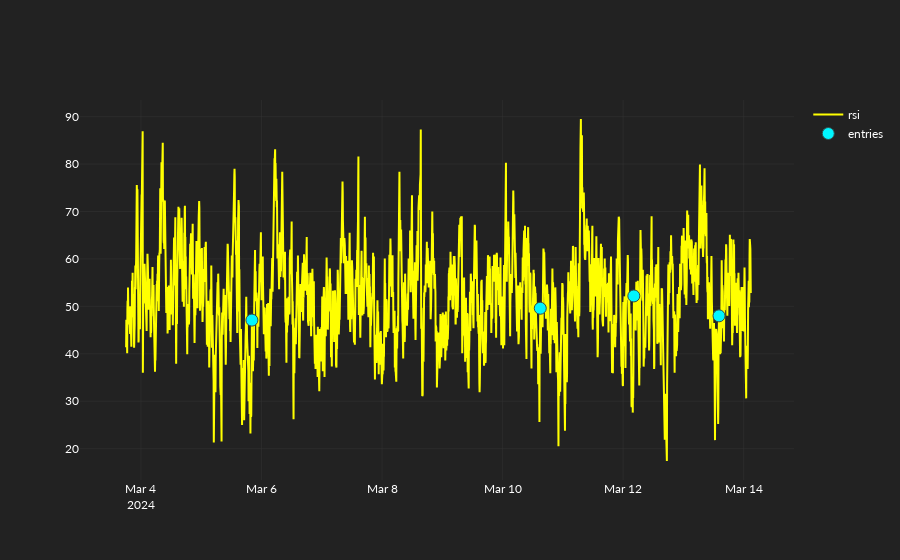

The notebook cell this image was saved under:
### Code cell
fig.add_scatter(
    x=datetimes,
    y=entry_signals_rsi,
    mode="markers",
    name="entries",
    marker=dict(
        size=12,
        symbol="circle",
        color="#00F6FF",
        line=dict(
            width=1,
            color="DarkSlateGrey",
        ),
    ),
)

### Figure 1 — Plotly figure (JSON) as saved in the notebook; plotly's stock layout.template omitted (floating-point values rounded to 4 significant figures; data arrays with more than 128 entries replaced by an {"elided": "..."} marker saying what was removed)
{"data": [{"line": {"color": "yellow"}, "name": "rsi", "type": "scatter", "x": {"elided": "3000 str values"}, "y": {"elided": "3000 float values"}}, {"marker": {"color": "#00F6FF", "line": {"color": "DarkSlateGrey", "width": 1}, "size": 12, "symbol": "circle"}, "mode": "markers", "name": "entries", "type": "scatter", "x": {"elided": "3000 str values"}, "y": {"elided": "3000 float values"}}], "layout": {}}
